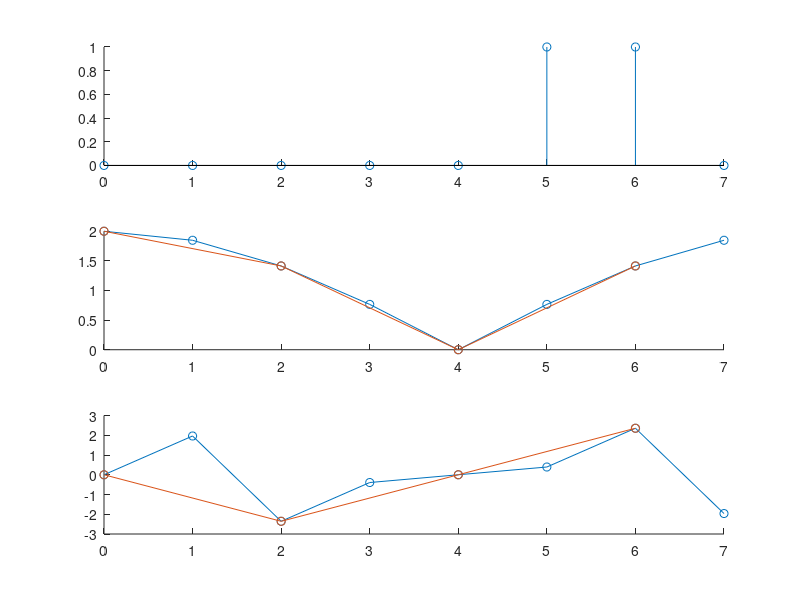
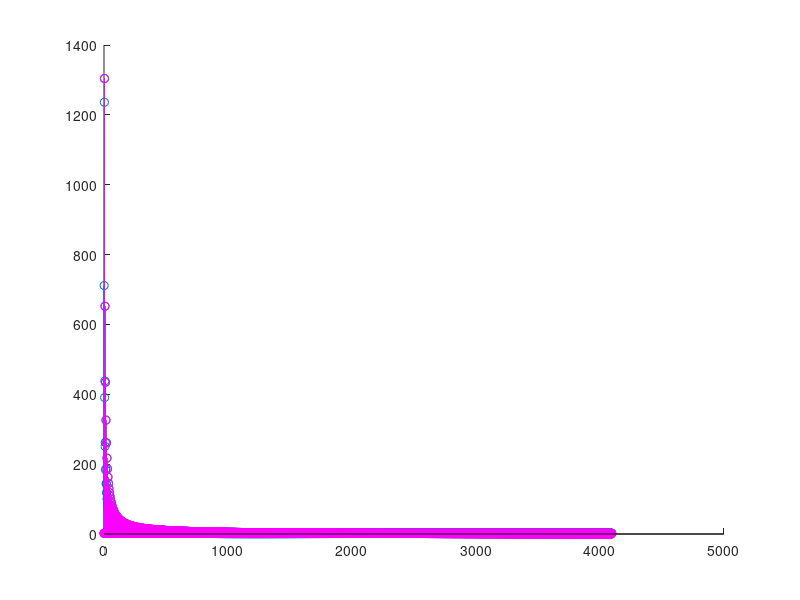

The MATLAB source for these figures, in order:
%% NOTE(nox): Signal from the exercise
X0 = [0 1 1 0];
X  = [zeros(1, length(X0)), X0];

X0Dft = fft(X0);
XDft  = fft(X);

SpacedX0Dft = reshape([X0Dft; zeros(size(X0Dft))], 1, []);

figure(1); clf;
subplot(3, 1, 1); hold on;
stem([0:1:length(X)-1], X);

subplot(3, 1, 2); hold on;
plot([0:1:length(XDft)-1], abs(XDft),  '-o');
plot([0:2:length(XDft)-1], abs(X0Dft), '-o');

subplot(3, 1, 3); hold on;
plot([0:1:length(XDft)-1], angle(XDft),  '-o');
plot([0:2:length(XDft)-1], angle(X0Dft), '-o');

%% NOTE(nox): Other signal
N = 1024*4;
Time = linspace(0, 4*pi, N);
X0 = sawtooth(Time);
X  = [zeros(1, length(X0)), X0];

X0Dft = fft(X0);
XDft  = fft(X);

figure(2); clf; hold on;
plot([0:1:length(XDft)/2-1], abs(XDft(1:length(XDft)/2)),   '-o');
stem([0:2:length(XDft)/2-1], abs(X0Dft(1:length(X0Dft)/2)), 'm');
